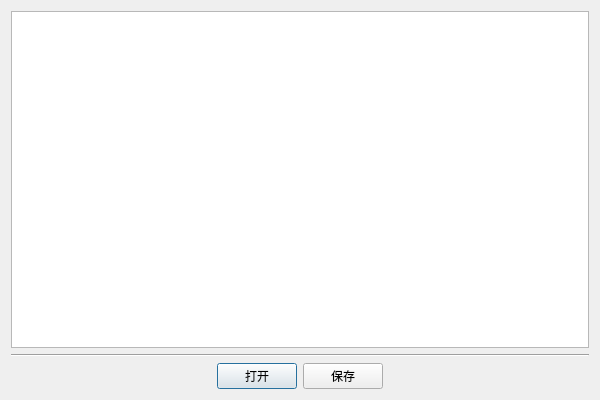
<?xml version="1.0" encoding="UTF-8"?>
<ui version="4.0">
 <class>TextEditorClass</class>
 <widget class="QDialog" name="TextEditorClass">
  <property name="geometry">
   <rect>
    <x>0</x>
    <y>0</y>
    <width>600</width>
    <height>400</height>
   </rect>
  </property>
  <property name="windowTitle">
   <string>文本编辑器</string>
  </property>
  <layout class="QVBoxLayout" name="verticalLayout">
   <item>
    <widget class="QPlainTextEdit" name="textContent"/>
   </item>
   <item>
    <widget class="Line" name="line">
     <property name="orientation">
      <enum>Qt::Horizontal</enum>
     </property>
    </widget>
   </item>
   <item>
    <layout class="QHBoxLayout" name="horizontalLayout">
     <item>
      <spacer name="horizontalSpacer">
       <property name="orientation">
        <enum>Qt::Horizontal</enum>
       </property>
       <property name="sizeHint" stdset="0">
        <size>
         <width>40</width>
         <height>20</height>
        </size>
       </property>
      </spacer>
     </item>
     <item>
      <widget class="QPushButton" name="btnOpen">
       <property name="text">
        <string>打开</string>
       </property>
      </widget>
     </item>
     <item>
      <widget class="QPushButton" name="btnSave">
       <property name="text">
        <string>保存</string>
       </property>
      </widget>
     </item>
     <item>
      <spacer name="horizontalSpacer_2">
       <property name="orientation">
        <enum>Qt::Horizontal</enum>
       </property>
       <property name="sizeHint" stdset="0">
        <size>
         <width>40</width>
         <height>20</height>
        </size>
       </property>
      </spacer>
     </item>
    </layout>
   </item>
  </layout>
 </widget>
 <layoutdefault spacing="6" margin="11"/>
 <resources>
  <include location="texteditor.qrc"/>
 </resources>
 <connections/>
</ui>
